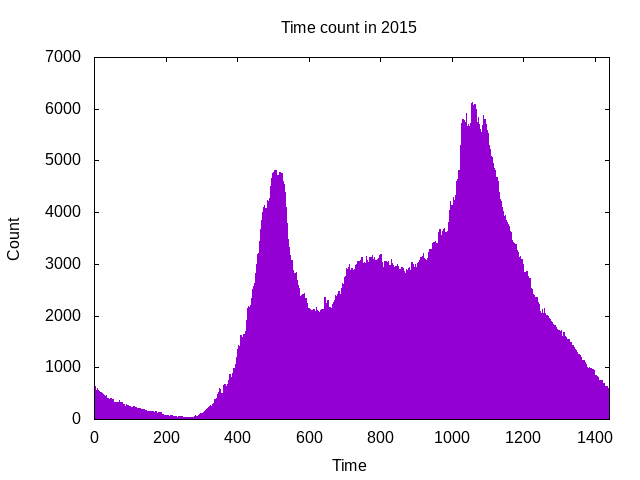

gnuplot code for this plot:
set terminal png
set output "timedata-2015.png"
set style data histogram
set style histogram clustered gap 0.05
set style fill solid 0.9 border
set title "Time count in 2015"
set xrange [0: 1440]
set xlabel "Time"
set ylabel "Count"
plot "timedata-2015.dat" using 2 title ""
